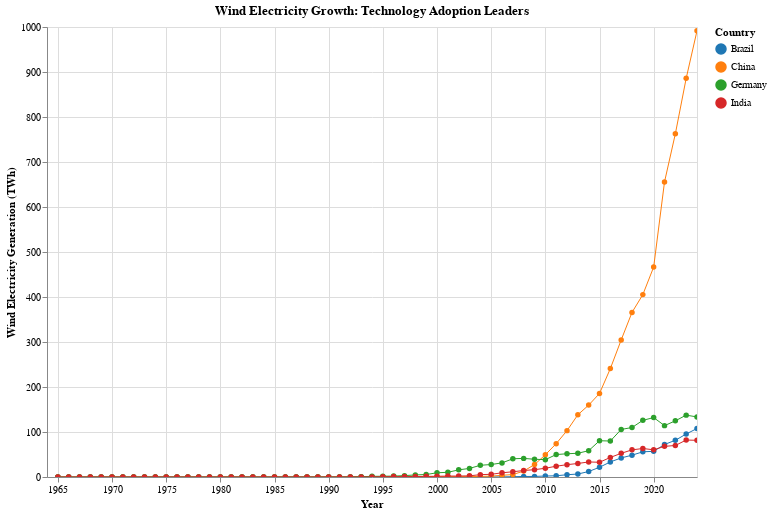

The notebook cell this image was saved under:
### Markdown cell above
<div class="alert alert-info" style="color:black; padding: 15px; border-radius: 8px; background-color:#eaf4ff;">
  <h2>VIZ TASK: Multi-line Chart for Wind Electricity</h2>
  <p>< Create a multi-line chart comparing wind electricity generation across countries.</p>

  <p>Using the <code>wind_data</code> dataset, create a visualization with:</p>
  <ul>
    <li>Use <code>mark_line</code> to represent wind generation trends</li>
    <li>Encode <code>year</code> on the <strong>x channel</strong></li>
    <li>Encode <code>wind_electricity</code> on the <strong>y channel</strong></li>
    <li>Encode <code>country</code> on the <strong>color channel</strong></li>
    <li>Include a tooltip that shows <code>Country</code>, <code>Year</code>, and <code>Wind Generation (TWh)</code> formatted to 1 decimal place (<code>.1f</code>)</li>
  </ul>

  <p><strong>Styling Specifications:</strong></p>
  <ul>
    <li><strong>Chart Properties:</strong> Width = 500px, Height = 300px, Title = "Wind Electricity Growth: Technology Adoption Leaders"</li>
    <li><strong>Mark Styling:</strong> <code>strokeWidth=1</code>, Points = size 10, filled = True</li>
    <li><strong>X Channel:</strong> Title = "Year", Format = "%Y"</li>
    <li><strong>Y Channel:</strong> Title = "Wind Electricity Generation (TWh)", Format = ".0f"</li>
    <li><strong>Legend:</strong> Title = "Country"</li>
    <li><strong>Color Scheme:</strong> Use <code>category10</code></li>
  </ul>
</div>

### Code cell
# Professional multi-line chart with all styling elements
# or point = alt.OverlayMarkDef(size = 10, filled = True)
wind_comparison = alt.Chart(wind_data).mark_line(point = True, strokeWidth = 1, size = 10).encode(x = alt.X('year:T', title = "Year", axis = alt.Axis(format = "%Y")),
                                                          y = alt.Y('wind_electricity:Q', title = "Wind Electricity Generation (TWh)", axis = alt.Axis(format = ".0f")),
                                                          color = alt.Color('country:N', title = "Country", scale = alt.Scale(scheme = "category10")),
                                                          tooltip = (['country:N', 'year:T', alt.Tooltip('wind_electricity:Q', format = '.1f')]))

wind_comparison = wind_comparison.properties(width = 650, height = 450, title = "Wind Electricity Growth: Technology Adoption Leaders").interactive()
# show chart
wind_comparison

### Figure 1 — Vega-Lite specification as saved in the notebook (floating-point values rounded to 4 significant figures; data arrays with more than 128 entries replaced by an {"elided": "..."} marker saying what was removed)
{"config": {"view": {"continuousWidth": 300, "continuousHeight": 300}}, "data": {"name": "data-b14e031d45d493c18f606ec62f89e1be"}, "mark": {"type": "line", "point": true, "size": 10, "strokeWidth": 1}, "encoding": {"color": {"field": "country", "scale": {"scheme": "category10"}, "title": "Country", "type": "nominal"}, "tooltip": [{"field": "country", "type": "nominal"}, {"field": "year", "type": "temporal"}, {"field": "wind_electricity", "format": ".1f", "type": "quantitative"}], "x": {"axis": {"format": "%Y"}, "field": "year", "title": "Year", "type": "temporal"}, "y": {"axis": {"format": ".0f"}, "field": "wind_electricity", "title": "Wind Electricity Generation (TWh)", "type": "quantitative"}}, "height": 450, "params": [{"name": "param_3", "select": {"type": "interval", "encodings": ["x", "y"]}, "bind": "scales"}], "title": "Wind Electricity Growth: Technology Adoption Leaders", "width": 650, "$schema": "https://vega.github.io/schema/vega-lite/v5.20.1.json", "datasets": {"data-b14e031d45d493c18f606ec62f89e1be": {"elided": "244 records"}}}
